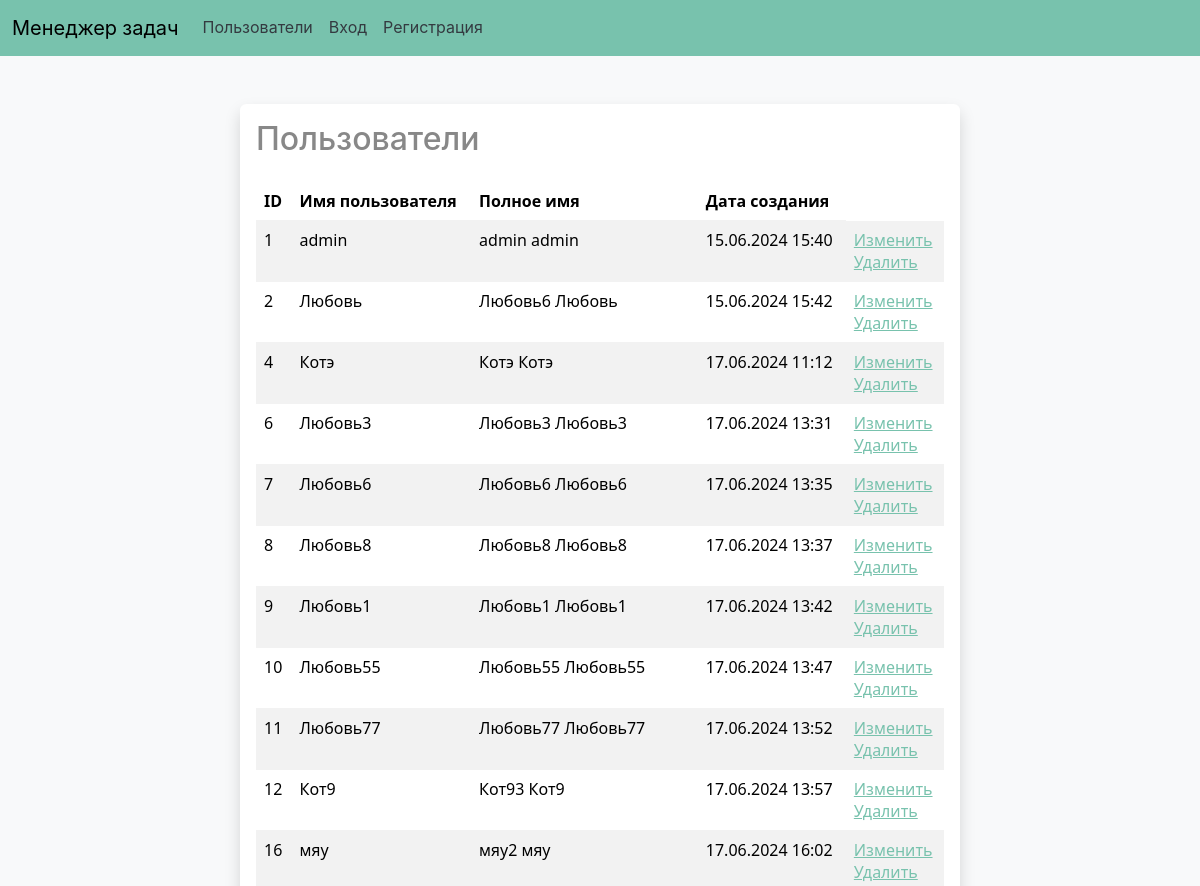
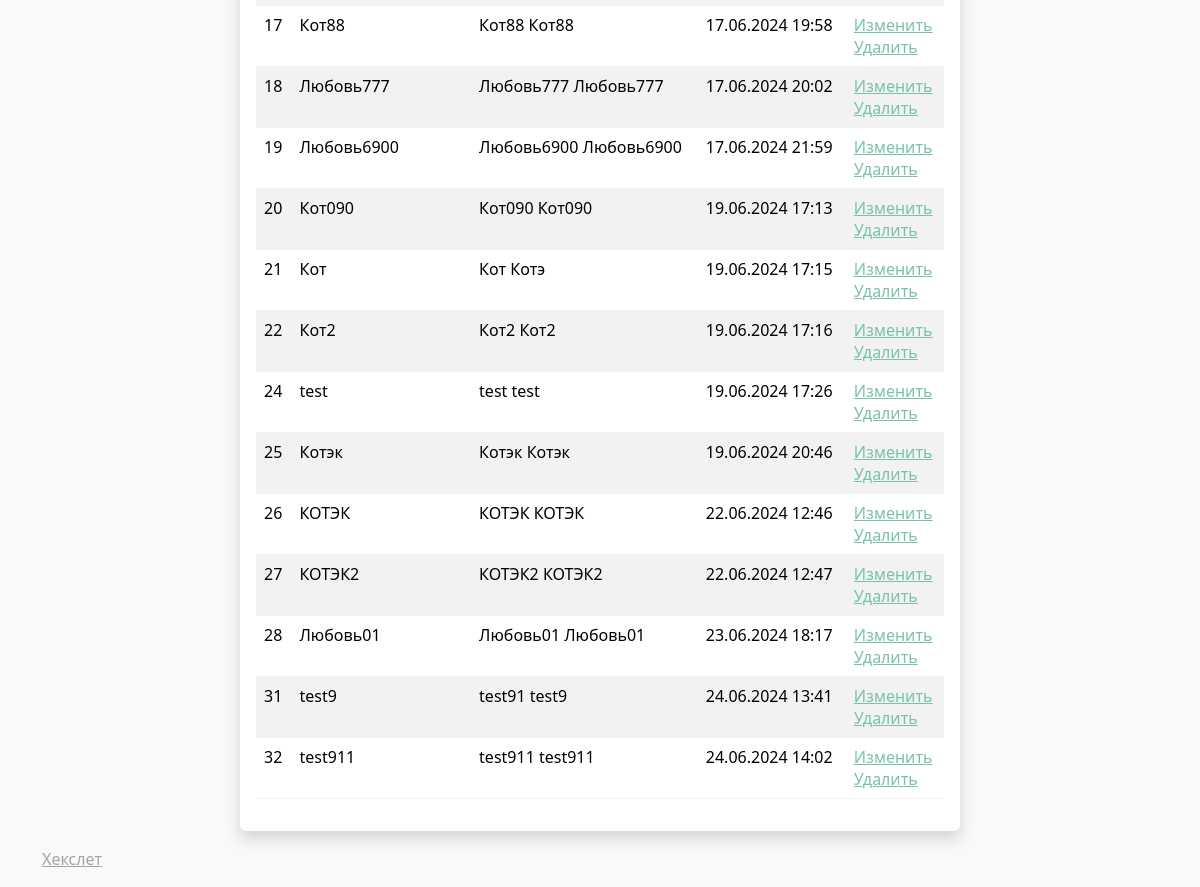
/users/, run on the app's committed database (2 pictures, top to bottom).
### task_manager/models.py (models this page shows, shortened)
class CustomUser(AbstractUser):
    first_name = models.CharField(max_length=100)
    last_name = models.CharField(max_length=100)
    username = models.CharField(max_length=150, unique=True)
    password = models.CharField(max_length=100)
    REQUIRED_FIELDS = ['first_name', 'last_name']

### task_manager/views.py (the view)
# urls.py: path('users/', user_list, name='user-list'),
def user_list(request):
    users = CustomUser.objects.all()
    return render(request, 'users/users.html', {'users': users})

### task_manager/templates/users/users.html
{% extends 'base.html' %}
{% load i18n %}
{% block content %}
<div class="container mt-5">
    <div class="row">
        <div class="col-md-8 offset-md-2">
            <div class="card border-0 shadow">
                <div class="card-body">
                    <h2 class="card-title">{% trans 'Users' %}</h2>
                    <table class="table table-striped mt-4">
                        <thead>
                            <tr>
                                <th>{% trans 'ID' %}</th>
                                <th>{% trans 'Username' %}</th>
                                <th>{% trans 'Full name' %}</th>
                                <th>{% trans 'Creation date' %}</th>
                            </tr>
                        </thead>
                        <tbody>
                            {% for user in users %}
                            <tr>
                                <td>{{ user.id }}</td>
                                <td>{{ user.username }}</td>
                                <td>{{ user.get_full_name }}</td>
                                <td>{{ user.date_joined|date:"d.m.Y H:i" }}</td>
                                <td>
                                    <div><a href="{% url 'user_update' user.id %}">{% trans "Edit" %}</a></div>
                                    <div><a href="{% url 'user_delete' user.id %}">{% trans "Delete" %}</a></div>
                                </td>
                            </tr>
                            {% endfor %}
                        </tbody>
                    </table>
                </div>
            </div>
        </div>
    </div>
</div>
{% endblock %}

### data on the page
CustomUser: id "1", username "admin", get_full_name "admin admin", date_joined "15.06.2024 15:40"
CustomUser: id "2", username "Любовь", get_full_name "Любовь6 Любовь", date_joined "15.06.2024 15:42"
CustomUser: id "4", username "Котэ", get_full_name "Котэ Котэ", date_joined "17.06.2024 11:12"
CustomUser: id "6", username "Любовь3", get_full_name "Любовь3 Любовь3", date_joined "17.06.2024 13:31"
CustomUser: id "7", username "Любовь6", get_full_name "Любовь6 Любовь6", date_joined "17.06.2024 13:35"
CustomUser: id "8", username "Любовь8", get_full_name "Любовь8 Любовь8", date_joined "17.06.2024 13:37"
CustomUser: id "9", username "Любовь1", get_full_name "Любовь1 Любовь1", date_joined "17.06.2024 13:42"
CustomUser: id "10", username "Любовь55", get_full_name "Любовь55 Любовь55", date_joined "17.06.2024 13:47"
CustomUser: id "11", username "Любовь77", get_full_name "Любовь77 Любовь77", date_joined "17.06.2024 13:52"
CustomUser: id "12", username "Кот9", get_full_name "Кот93 Кот9", date_joined "17.06.2024 13:57"
CustomUser: id "16", username "мяу", get_full_name "мяу2 мяу", date_joined "17.06.2024 16:02"
CustomUser: id "17", username "Кот88", get_full_name "Кот88 Кот88", date_joined "17.06.2024 19:58"
CustomUser: id "18", username "Любовь777", get_full_name "Любовь777 Любовь777", date_joined "17.06.2024 20:02"
CustomUser: id "19", username "Любовь6900", get_full_name "Любовь6900 Любовь6900", date_joined "17.06.2024 21:59"
CustomUser: id "20", username "Кот090", get_full_name "Кот090 Кот090", date_joined "19.06.2024 17:13"
CustomUser: id "21", username "Кот", get_full_name "Кот Котэ", date_joined "19.06.2024 17:15"
CustomUser: id "22", username "Кот2", get_full_name "Кот2 Кот2", date_joined "19.06.2024 17:16"
CustomUser: id "24", username "test", get_full_name "test test", date_joined "19.06.2024 17:26"
CustomUser: id "25", username "Котэк", get_full_name "Котэк Котэк", date_joined "19.06.2024 20:46"
CustomUser: id "26", username "КОТЭК", get_full_name "КОТЭК КОТЭК", date_joined "22.06.2024 12:46"
CustomUser: id "27", username "КОТЭК2", get_full_name "КОТЭК2 КОТЭК2", date_joined "22.06.2024 12:47"
CustomUser: id "28", username "Любовь01", get_full_name "Любовь01 Любовь01", date_joined "23.06.2024 18:17"
CustomUser: id "31", username "test9", get_full_name "test91 test9", date_joined "24.06.2024 13:41"
CustomUser: id "32", username "test911", get_full_name "test911 test911", date_joined "24.06.2024 14:02"
